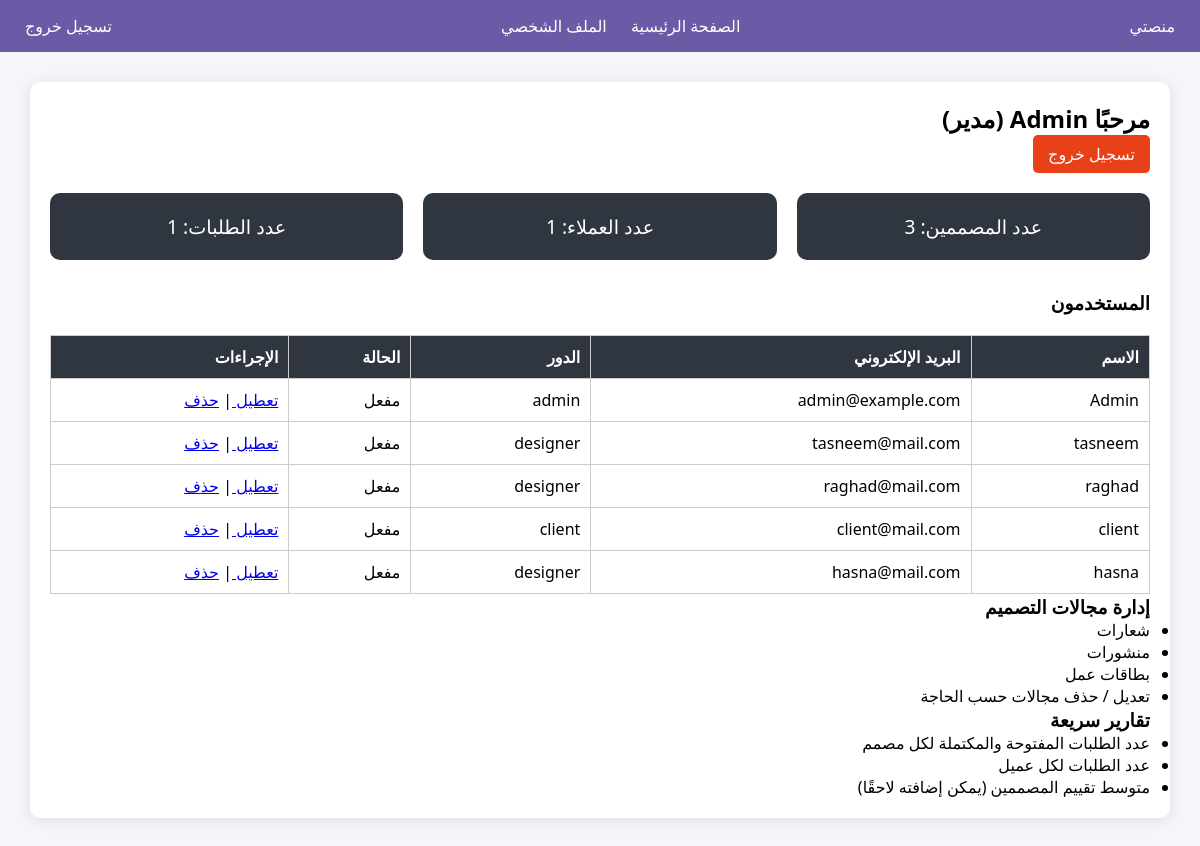
Page /admin/ (signed in) on the committed database.
### tables this page shows
CREATE TABLE users (
            id INTEGER PRIMARY KEY AUTOINCREMENT,
            username TEXT NOT NULL,
            email TEXT NOT NULL,
            password TEXT NOT NULL,
            role TEXT NOT NULL
        , active INTEGER DEFAULT 1, bio TEXT DEFAULT '', portfolio TEXT DEFAULT '');

### app/admin/routes.py (the view)
@admin_bp.route('/')
def dashboard_admin():
    if 'role' not in session or session['role'] != 'admin':
        flash('غير مسموح بالدخول!')
        return redirect(url_for('auth.login'))
    conn = sqlite3.connect(Config.DATABASE)
    conn.row_factory = sqlite3.Row
    users = conn.execute('SELECT * FROM users').fetchall()
    designers_count = conn.execute('SELECT COUNT(*) FROM users WHERE role="designer"').fetchone()[0]
    clients_count = conn.execute('SELECT COUNT(*) FROM users WHERE role="client"').fetchone()[0]
    requests_count = conn.execute('SELECT COUNT(*) FROM requests').fetchone()[0]
    conn.close()
    return render_template('admin/dashboard_admin.html',
                           users=users,
                           designers_count=designers_count,
                           clients_count=clients_count,
                           requests_count=requests_count)

### app/admin/templates/admin/dashboard_admin.html (shortened to what this page needs)
{% extends 'base.html' %}
{% block content %}
<div class="dashboard-container">
    <h2>مرحبًا {{ session['username'] }} (مدير)</h2>
    <a href="{{ url_for('auth.logout') }}" class="logout-btn">تسجيل خروج</a>
    <section class="stats">
        <div class="stat-card">عدد المصممين: {{ users|selectattr('role','equalto','designer')|list|length }}</div>
        <div class="stat-card">عدد العملاء: {{ users|selectattr('role','equalto','client')|list|length }}</div>
        <div class="stat-card">عدد الطلبات: {{ requests_count }}</div>
    </section>
    <h3>المستخدمون</h3>
    <table>
        <tr>
            <th>الاسم</th>
            <th>البريد الإلكتروني</th>
            <th>الدور</th>
            <th>الحالة</th>
            <th>الإجراءات</th>
        </tr>
        {% for user in users %}
        <tr>
            <td>{{ user['username'] }}</td>
            <td>{{ user['email'] }}</td>
            <td>{{ user['role'] }}</td>
            <td>{{ 'مفعل' if user['active'] == 1 else 'معطل' }}</td>
            <td>
                <a href="{{ url_for('admin.toggle_user', user_id=user['id']) }}">
                    {{ 'تعطيل' if user['active'] == 1 else 'تفعيل' }}
                </a>
                |
                <a href="{{ url_for('admin.delete_user', user_id=user['id']) }}" onclick="return confirm('هل أنت متأكد من حذف الحساب؟')">حذف</a>
            </td>
        </tr>
        {% endfor %}
    </table>
    <h3>إدارة مجالات التصميم</h3>
    <ul>
        <li>شعارات</li>
        <li>منشورات</li>
        <li>بطاقات عمل</li>
        <li>تعديل / حذف مجالات حسب الحاجة</li>
    </ul>
    <h3>تقارير سريعة</h3>
    <ul>
        <li>عدد الطلبات المفتوحة والمكتملة لكل مصمم</li>
        <li>عدد الطلبات لكل عميل</li>
        <li>متوسط تقييم المصممين (يمكن إضافته لاحقًا)</li>
    </ul>
</div>
{% endblock %}

### app/static/style.css (style rules this page uses)
* { margin: 0; padding: 0; box-sizing: border-box; font-family: 'Segoe UI', Tahoma, Geneva, Verdana, sans-serif; }
body { direction: rtl; background-color: #f5f6fa; }
.dashboard-container { width: 90%; margin: 30px auto; background: #fff; padding: 20px; border-radius: 10px; }
.dashboard-container table { width: 100%; border-collapse: collapse; margin-top: 20px; }
.dashboard-container th, .dashboard-container td { border: 1px solid #ccc; padding: 10px; text-align: right; }
.dashboard-container th { background-color: #2f3640; color: white; }
.dashboard-container { width: 95%; margin: 30px auto; background: #fff; padding: 20px; border-radius: 10px; box-shadow: 0 2px 15px rgba(0,0,0,0.1); }
.stats { display: flex; gap: 20px; margin-bottom: 30px; }
.stat-card { background-color: #2f3640; color: white; padding: 20px; border-radius: 10px; flex: 1; text-align: center; font-size: 1.2em; }
table { width: 100%; border-collapse: collapse; margin-top: 20px; }
th, td { border: 1px solid #ccc; padding: 10px; text-align: right; }
th { background-color: #40739e; color: white; }
.logout-btn { display: inline-block; margin-bottom: 20px; background-color: #e84118; color: white; padding: 8px 15px; text-decoration: none; border-radius: 5px; }

### rows in the picture
users: username "Admin", email "admin@example.com", role "admin", active "مفعل", active "تعطيل"
users: username "tasneem", email "tasneem@mail.com", role "designer", active "مفعل", active "تعطيل"
users: username "raghad", email "raghad@mail.com", role "designer", active "مفعل", active "تعطيل"
users: username "client", email "client@mail.com", role "client", active "مفعل", active "تعطيل"
users: username "hasna", email "hasna@mail.com", role "designer", active "مفعل", active "تعطيل"

### other values in the picture
{{ session['username'] }} "Admin"
{{ users|selectattr('role','equalto','designer')|list|length }} "3"
{{ users|selectattr('role','equalto','client')|list|length }} "1"
{{ requests_count }} "1"
